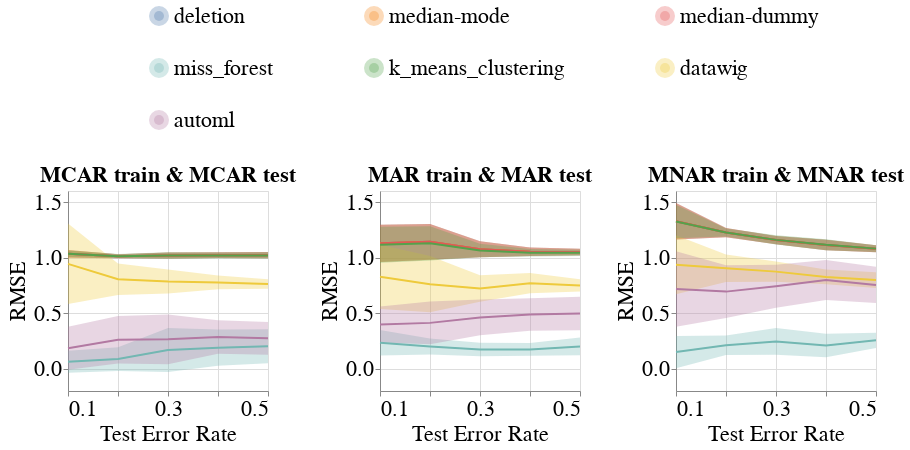

Here is the notebook cell this chart was saved with:
### Markdown cell above
### Overall Metrics

### Code cell
create_line_bands_for_no_shift(dataset_name=DATASET_NAME,
                               column_name='SoundSleep',
                               metric_name='rmse',
                               db_client=db_client)

### Figure 1 — Vega-Lite specification as saved in the notebook (floating-point values rounded to 4 significant figures; data arrays with more than 128 entries replaced by an {"elided": "..."} marker saying what was removed)
{"config": {"view": {"continuousWidth": 400, "continuousHeight": 300}, "axis": {"labelFontSize": 22, "labelFontWeight": "normal", "titleFontSize": 22, "titleFontWeight": "normal"}, "legend": {"columns": 3, "direction": "horizontal", "labelFontSize": 22, "labelLimit": 400, "orient": "top", "symbolOffset": 80, "symbolStrokeWidth": 10, "titleAnchor": "middle", "titleFontSize": 22, "titleLimit": 300}, "title": {"fontSize": 22}}, "hconcat": [{"layer": [{"mark": {"type": "errorband", "extent": "stdev"}, "encoding": {"color": {"field": "Null_Imputer_Name", "sort": ["deletion", "median-mode", "median-dummy", "miss_forest", "k_means_clustering", "datawig", "automl"], "title": null, "type": "nominal"}, "x": {"axis": {"labelExpr": "(datum.value == 0.1) || (datum.value == 0.3) || (datum.value == 0.5) ? datum.label : ''"}, "field": "Test_Error_Rate", "scale": {"nice": false}, "title": "Test Error Rate", "type": "quantitative"}, "y": {"field": "Rmse", "scale": {"zero": false}, "title": "RMSE", "type": "quantitative"}}}, {"mark": "line", "encoding": {"color": {"field": "Null_Imputer_Name", "sort": ["deletion", "median-mode", "median-dummy", "miss_forest", "k_means_clustering", "datawig", "automl"], "title": null, "type": "nominal"}, "x": {"axis": {"labelExpr": "(datum.value == 0.1) || (datum.value == 0.3) || (datum.value == 0.5) ? datum.label : ''"}, "field": "Test_Error_Rate", "scale": {"nice": false}, "title": "Test Error Rate", "type": "quantitative"}, "y": {"aggregate": "mean", "field": "Rmse", "scale": {"zero": false}, "title": "RMSE", "type": "quantitative"}}}], "height": 200, "title": {"text": "MCAR train & MCAR test", "fontSize": 22}, "width": 200}, {"layer": [{"mark": {"type": "errorband", "extent": "stdev"}, "encoding": {"color": {"field": "Null_Imputer_Name", "sort": ["deletion", "median-mode", "median-dummy", "miss_forest", "k_means_clustering", "datawig", "automl"], "title": null, "type": "nominal"}, "x": {"axis": {"labelExpr": "(datum.value == 0.1) || (datum.value == 0.3) || (datum.value == 0.5) ? datum.label : ''"}, "field": "Test_Error_Rate", "scale": {"nice": false}, "title": "Test Error Rate", "type": "quantitative"}, "y": {"field": "Rmse", "scale": {"zero": false}, "title": "RMSE", "type": "quantitative"}}}, {"mark": "line", "encoding": {"color": {"field": "Null_Imputer_Name", "sort": ["deletion", "median-mode", "median-dummy", "miss_forest", "k_means_clustering", "datawig", "automl"], "title": null, "type": "nominal"}, "x": {"axis": {"labelExpr": "(datum.value == 0.1) || (datum.value == 0.3) || (datum.value == 0.5) ? datum.label : ''"}, "field": "Test_Error_Rate", "scale": {"nice": false}, "title": "Test Error Rate", "type": "quantitative"}, "y": {"aggregate": "mean", "field": "Rmse", "scale": {"zero": false}, "title": "RMSE", "type": "quantitative"}}}], "data": {"name": "data-655c995e24a59173bc2f8c93f6de4db2"}, "height": 200, "title": {"text": "MAR train & MAR test", "fontSize": 22}, "width": 200}, {"layer": [{"mark": {"type": "errorband", "extent": "stdev"}, "encoding": {"color": {"field": "Null_Imputer_Name", "sort": ["deletion", "median-mode", "median-dummy", "miss_forest", "k_means_clustering", "datawig", "automl"], "title": null, "type": "nominal"}, "x": {"axis": {"labelExpr": "(datum.value == 0.1) || (datum.value == 0.3) || (datum.value == 0.5) ? datum.label : ''"}, "field": "Test_Error_Rate", "scale": {"nice": false}, "title": "Test Error Rate", "type": "quantitative"}, "y": {"field": "Rmse", "scale": {"zero": false}, "title": "RMSE", "type": "quantitative"}}}, {"mark": "line", "encoding": {"color": {"field": "Null_Imputer_Name", "sort": ["deletion", "median-mode", "median-dummy", "miss_forest", "k_means_clustering", "datawig", "automl"], "title": null, "type": "nominal"}, "x": {"axis": {"labelExpr": "(datum.value == 0.1) || (datum.value == 0.3) || (datum.value == 0.5) ? datum.label : ''"}, "field": "Test_Error_Rate", "scale": {"nice": false}, "title": "Test Error Rate", "type": "quantitative"}, "y": {"aggregate": "mean", "field": "Rmse", "scale": {"zero": false}, "title": "RMSE", "type": "quantitative"}}}], "data": {"name": "data-3de4f4a038721fdf86ae934ee1472060"}, "height": 200, "title": {"text": "MNAR train & MNAR test", "fontSize": 22}, "width": 200}], "data": {"name": "data-990278328e7754be1b389d84110e4c4b"}, "resolve": {"scale": {"y": "shared"}}, "$schema": "https://vega.github.io/schema/vega-lite/v4.17.0.json", "datasets": {"data-990278328e7754be1b389d84110e4c4b": {"elided": "210 records"}, "data-655c995e24a59173bc2f8c93f6de4db2": {"elided": "210 records"}, "data-3de4f4a038721fdf86ae934ee1472060": {"elided": "210 records"}}}
